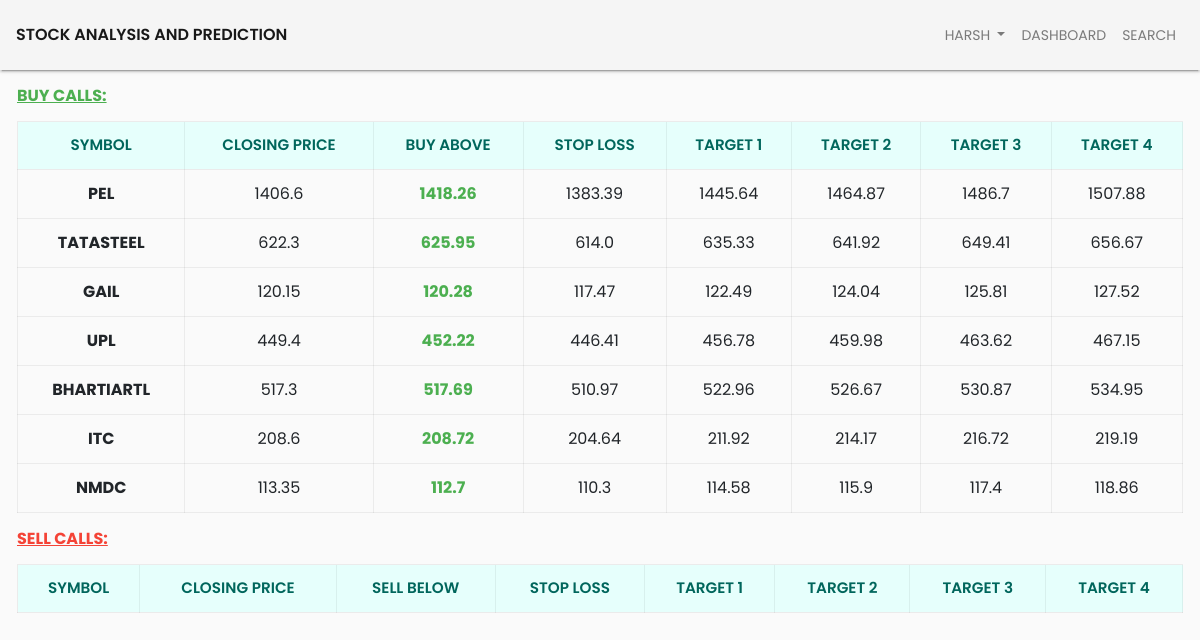
Before: /dashboard/ (signed in) with the older database file.
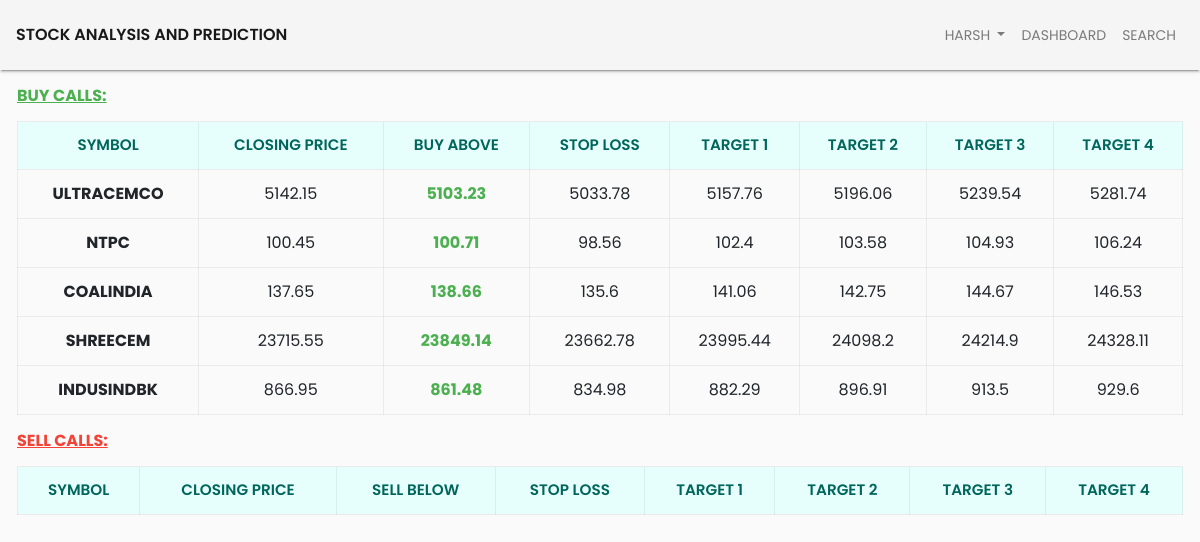
After: the same page with the newer database file.
### main/models.py (models this page shows, shortened)
class endOfDay(models.Model):
    symbol      = models.CharField(max_length=30, primary_key=True, default="ERROR")
    date        = models.CharField(max_length=30, null=True)
    currDate    = models.CharField(max_length=30, null=True)
    closePrice  = models.FloatField(null=True)
    call        = models.FloatField(null=True)
    stopLoss    = models.FloatField(null=True)
    Target1     = models.FloatField(null=True)
    Target2     = models.FloatField(null=True)
    Target3     = models.FloatField(null=True)
    Target4     = models.FloatField(null=True)
    high        = models.FloatField(null=True)
    low         = models.FloatField(null=True)

### main/views.py (the view)
# urls.py: path('', views.dashboard, name='dashboard'),
@login_required(login_url='/')
def dashboard(request):
    currDate = endOfDay.objects.filter(pk='SBIN').values('currDate')[0]['currDate']
    stock_data = endOfDay.objects.all().filter(date=currDate)
    context = {
        'stock_data': stock_data
    }
    return render(request, 'main/dashboard.html', context)

### main/templates/main/dashboard.html (shortened to what this page needs)
{% extends 'main/base.html' %}
{% load static %}
{% block content %}
<div class="dashboard-wrapper p-3">
    <div class="stock-list-wrapper">
        <div class="row">
            <div class="list-left-wrapper col-12 pl-3 pr-3">
                <h6 class="text-success mb-3"><strong><u>BUY CALLS:</u></strong></h6>
                <table class="table table-small table-bordered table-hover text-center">
                    <thead>
                        <tr>
                            <th scope="col">SYMBOL</th>
                            <th scope="col">CLOSING PRICE</th>
                            <th scope="col">BUY ABOVE</th>
                            <th scope="col">STOP LOSS</th>
                            <th scope="col">TARGET 1</th>
                            <th scope="col">TARGET 2</th>
                            <th scope="col">TARGET 3</th>
                            <th scope="col">TARGET 4</th>
                        </tr>
                    </thead>
                    <tbody>
                        {% if stock_data %}
                            {% for stocks in stock_data %}
                                {% if stocks.call > stocks.stopLoss %}
                                    <tr>
                                        <th scope="row">{{ stocks.symbol }}</th>
                                        <td> {{ stocks.closePrice }} </td>
                                        <td> <strong class="text-success"> {{ stocks.call }} </td>
                                        <td> {{ stocks.stopLoss }}</td>
                                        <td> {{ stocks.Target1 }}</td>
                                        <td> {{ stocks.Target2 }}</td>
                                        <td> {{ stocks.Target3 }}</td>
                                        <td> {{ stocks.Target4 }}</td>
                                    </tr>
                                {% endif %}
                            {% endfor %}
                        {% else %}
                            <tr>
                                <td colspan="8">No Records Found</td>
                            </tr>
                        {% endif %}
                    </tbody>
                </table>
            </div>
            <div class="list-right-wrapper col-12 pl-3 pr-3">
                <h6 class="text-danger mb-3"><strong><u>SELL CALLS:</u></strong></h6>
                <table class="table table-small table-bordered table-hover text-center">
                    <thead>
                        <tr>
                            <th scope="col">SYMBOL</th>
                            <th scope="col">CLOSING PRICE</th>
                            <th scope="col">SELL BELOW</th>
                            <th scope="col">STOP LOSS</th>
                            <th scope="col">TARGET 1</th>
                            <th scope="col">TARGET 2</th>
                            <th scope="col">TARGET 3</th>
                            <th scope="col">TARGET 4</th>
                        </tr>
                    </thead>
                </table>
            </div>
        </div>
    </div>
</div>
{% endblock %}

Changed rows visible on the page:
no longer on this page (row edited): endOfDay: symbol "PEL", closePrice "1406.6", call "1418.26", stopLoss "1383.39", Target1 "1445.64", Target2 "1464.87", Target3 "1486.7", Target4 "1507.88"
no longer on this page (row edited): endOfDay: symbol "TATASTEEL", closePrice "622.3", call "625.95", stopLoss "614.0", Target1 "635.33", Target2 "641.92", Target3 "649.41", Target4 "656.67"
no longer on this page (row edited): endOfDay: symbol "GAIL", closePrice "120.15", call "120.28", stopLoss "117.47", Target1 "122.49", Target2 "124.04", Target3 "125.81", Target4 "127.52"
no longer on this page (row edited): endOfDay: symbol "UPL", closePrice "449.4", call "452.22", stopLoss "446.41", Target1 "456.78", Target2 "459.98", Target3 "463.62", Target4 "467.15"
no longer on this page (row edited): endOfDay: symbol "BHARTIARTL", closePrice "517.3", call "517.69", stopLoss "510.97", Target1 "522.96", Target2 "526.67", Target3 "530.87", Target4 "534.95"
no longer on this page (row edited): endOfDay: symbol "ITC", closePrice "208.6", call "208.72", stopLoss "204.64", Target1 "211.92", Target2 "214.17", Target3 "216.72", Target4 "219.19"
no longer on this page (row edited): endOfDay: symbol "NMDC", closePrice "113.35", call "112.7", stopLoss "110.3", Target1 "114.58", Target2 "115.9", Target3 "117.4", Target4 "118.86"
now on this page (row edited): endOfDay: symbol "ULTRACEMCO", closePrice "5142.15", call "5103.23", stopLoss "5033.78", Target1 "5157.76", Target2 "5196.06", Target3 "5239.54", Target4 "5281.74"
now on this page (row edited): endOfDay: symbol "NTPC", closePrice "100.45", call "100.71", stopLoss "98.56", Target1 "102.4", Target2 "103.58", Target3 "104.93", Target4 "106.24"
now on this page (row edited): endOfDay: symbol "COALINDIA", closePrice "137.65", call "138.66", stopLoss "135.6", Target1 "141.06", Target2 "142.75", Target3 "144.67", Target4 "146.53"
now on this page (row edited): endOfDay: symbol "SHREECEM", closePrice "23715.55", call "23849.14", stopLoss "23662.78", Target1 "23995.44", Target2 "24098.2", Target3 "24214.9", Target4 "24328.11"
now on this page (row edited): endOfDay: symbol "INDUSINDBK", closePrice "866.95", call "861.48", stopLoss "834.98", Target1 "882.29", Target2 "896.91", Target3 "913.5", Target4 "929.6"
